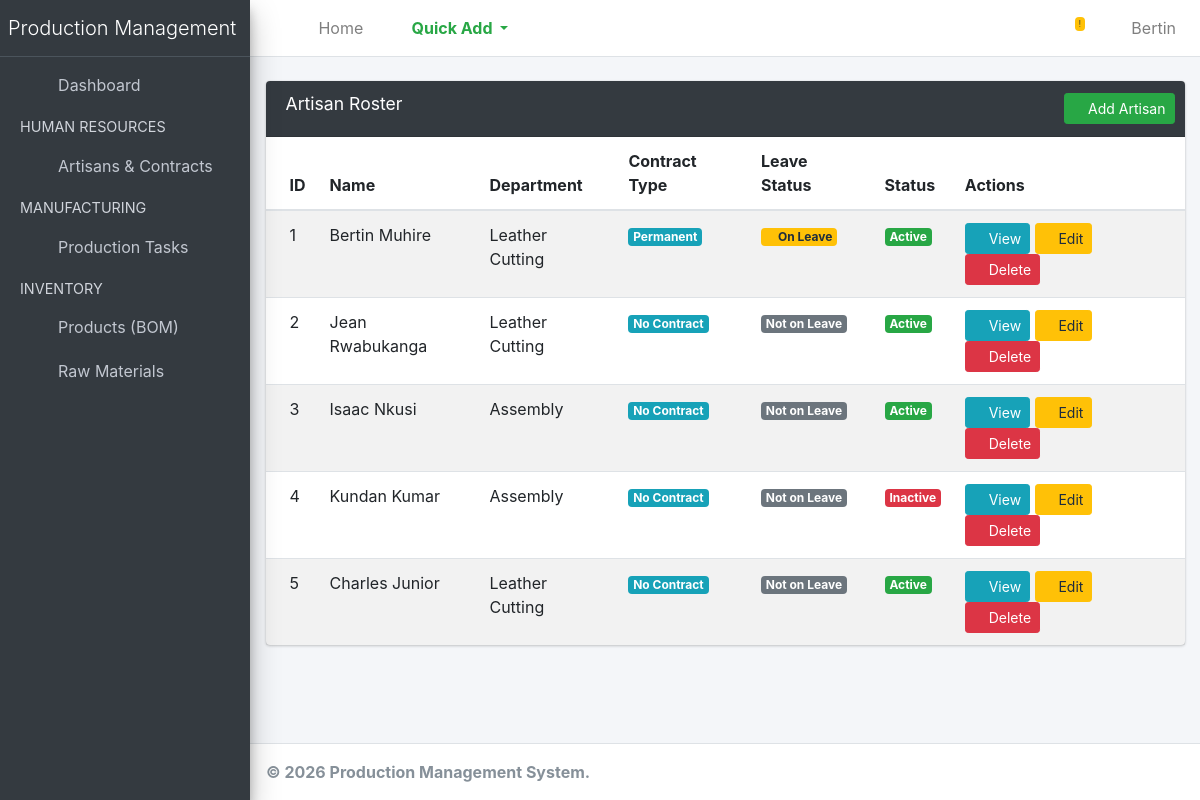
/employees/artisans/ (signed in), run on an earlier commit of the app's database.
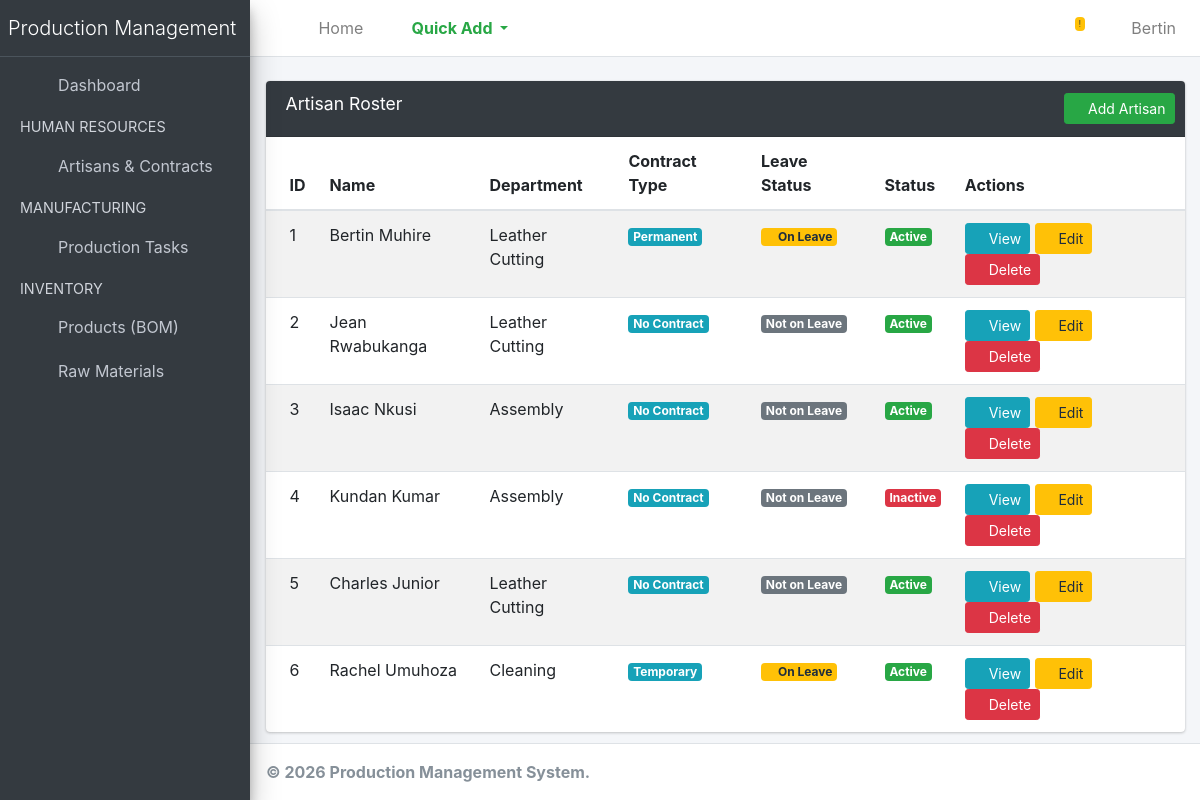
And on a later commit of the database.
### employees/models.py (models this page shows, shortened)
class Employee(models.Model):
    first_name = models.CharField(max_length=50)
    last_name = models.CharField(max_length=50)
    department = models.ForeignKey(Department, on_delete=models.CASCADE, related_name='employees')
    hire_date = models.DateField(auto_now_add=True)
    is_active = models.BooleanField(default=True)
    @property
    def active_contract(self):
        contract = self.contracts.filter(is_active=True).order_by('-start_date').first()
        return contract.contract_type if contract else "No Contract"
    @property
    def is_on_leave(self):
        today = date.today()
        return self.leave_requests.filter(
            status='Approved',
            start_date__lte=today,
            end_date__gte=today
        ).exists()

class Department(models.Model):
    name = models.CharField(max_length=100, unique=True)
    description = models.TextField(blank=True, null=True)

class Contract(models.Model):
    CONTRACT_TYPES = [
        ('Permanent', 'Permanent'),
        ('Temporary', 'Temporary'),
        ('Intern', 'Intern'),
    ]
    employee = models.ForeignKey(Employee, on_delete=models.CASCADE, related_name='contracts')
    contract_type = models.CharField(max_length=20, choices=CONTRACT_TYPES)
    start_date = models.DateField()
    end_date = models.DateField(blank=True, null=True)
    base_salary = models.DecimalField(max_digits=10, decimal_places=0, help_text="Monthly Salary in RWF")
    is_active = models.BooleanField(default=True)

### employees/views.py (the view)
# urls.py: path('artisans/', views.employee_list, name='employee_list'),
@login_required
@user_passes_test(is_hr_staff, login_url='/')
def employee_list(request):
    employees = Employee.objects.all().select_related('department')
    return render(request, 'employees/employee_list.html', {'employees': employees})

### employees/views.py (called while the page is built)
def is_hr_staff(user):
    return user.is_staff

### employees/templates/employees/employee_list.html
{% extends 'base.html' %}
{% block content %}
<div class="card">
    <div class="card-header bg-dark text-white">
        <h3 class="card-title">Artisan Roster</h3>
        <div class="card-tools">
            <a href="{% url 'employees:employee_create' %}" class="btn btn-success btn-sm"><i class="fas fa-plus"></i> Add Artisan</a>
        </div>
    </div>
    <div class="card-body p-0 table-responsive">
        <table class="table table-striped">
            <thead>
                <tr>
                    <th>ID</th>
                    <th>Name</th>
                    <th>Department</th>
                    <th>Contract Type</th>
                    <th>Leave Status</th>
                    <th>Status</th>
                    <th>Actions</th>
                </tr>
            </thead>
            <tbody>
                {% for employee in employees %}
                <tr>
                    <td>{{ employee.id }}</td>
                    <td>{{ employee.first_name }} {{ employee.last_name }}</td>
                    <td>{{ employee.department.name }}</td>
                    <td>
                        <span class="badge badge-info">{{ employee.active_contract }}</span>
                    </td>
                    <td>
                        {% if employee.is_on_leave %}
                            <span class="badge badge-warning"><i class="fas fa-plane-departure"></i> On Leave</span>
                        {% else %}
                            <span class="badge badge-secondary">Not on Leave</span>
                        {% endif %}
                    </td>
                    <td>
                        {% if employee.is_active %}
                            <span class="badge badge-success">Active</span>
                        {% else %}
                            <span class="badge badge-danger">Inactive</span>
                        {% endif %}
                    </td>
                    <td>
                        <a href="{% url 'employees:employee_detail' employee.pk %}" class="btn btn-info btn-sm"><i class="fas fa-eye"></i> View</a>
                        {% if request.user.is_staff %}
                            <a href="{% url 'employees:employee_update' employee.pk %}" class="btn btn-warning btn-sm"><i class="fas fa-edit"></i> Edit</a>
                            <a href="{% url 'employees:employee_delete' employee.pk %}" class="btn btn-danger btn-sm"><i class="fas fa-trash"></i> Delete</a>
                        {% endif %}
                    </td>
                </tr>
                {% empty %}
                <tr>
                    <td colspan="7" class="text-center">No artisans found.</td>
                </tr>
                {% endfor %}
            </tbody>
        </table>
    </div>
</div>
{% endblock %}

What changed in the data, as far as the page shows it:
added Employee: id "6", first_name "Rachel", last_name "Umuhoza", department.name "Cleaning", active_contract "Temporary", shows "On Leave", is_active "Active"
